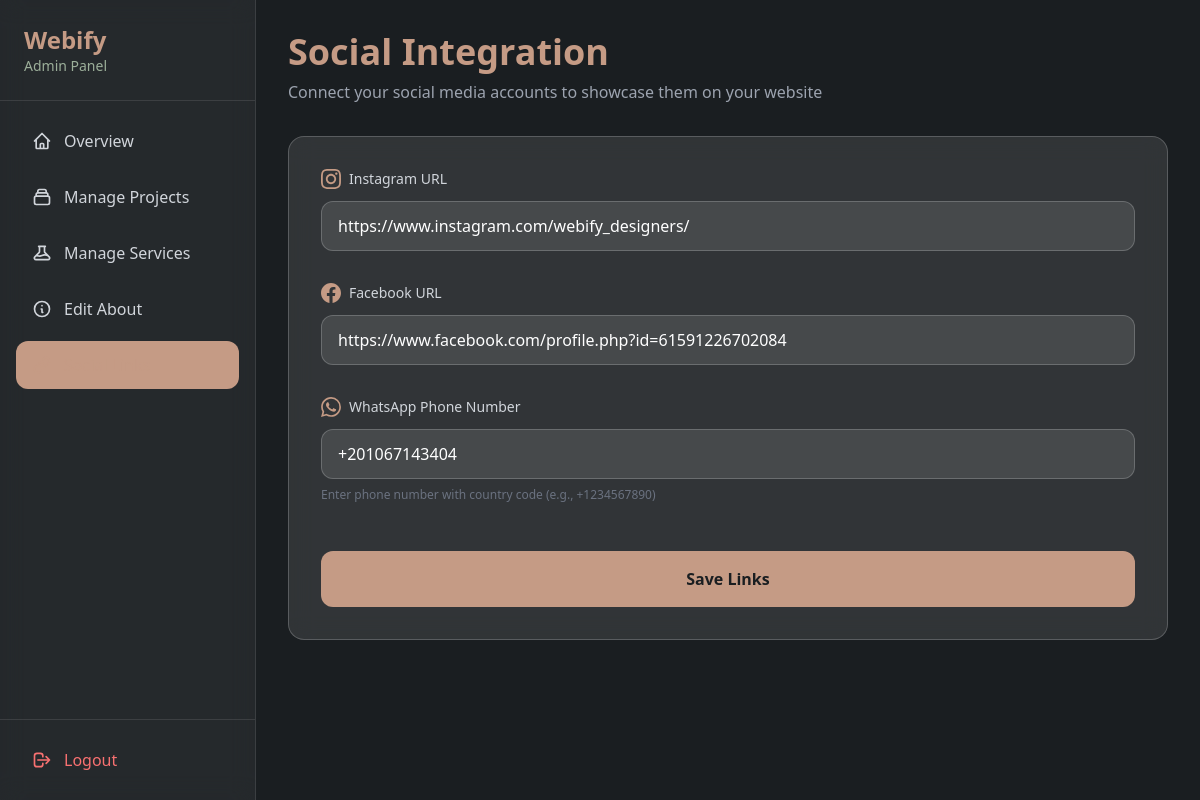
The app's page /admin/social-links (signed in) with its own data.
### app/models.py (models this page shows, shortened)
class SocialLinks(db.Model):
    id = db.Column(db.Integer, primary_key=True)
    instagram_url = db.Column(db.String(200), nullable=True)
    facebook_url = db.Column(db.String(200), nullable=True)
    whatsapp_number = db.Column(db.String(50), nullable=True)
    date_updated = db.Column(db.DateTime, default=datetime.utcnow, onupdate=datetime.utcnow)

### app/routes.py (the view, shortened to what this page needs)
@bp.route('/admin/social-links', methods=['GET', 'POST'])
@login_required
def admin_social_links():
    social_links = SocialLinks.query.first()
    return render_template('admin/social_links_form.html', social_links=social_links)

### app/__init__.py (called while the page is built)
def create_app():
    app = Flask(__name__)
    app.config['SECRET_KEY'] = 'fejhdhdcx9954'
    app.config['SQLALCHEMY_DATABASE_URI'] = 'sqlite:///website_webify.db'
    app.config['SQLALCHEMY_TRACK_MODIFICATIONS'] = False
    db.init_app(app)
    login_manager.init_app(app)
    login_manager.login_view = 'main.admin_login'
    from app.models import User, Project, AboutContent, Service, SocialLinks
    with app.app_context():
        db.create_all()
        import os
        print(">>> DB PATH:", os.path.abspath(app.config['SQLALCHEMY_DATABASE_URI'].replace('sqlite:///', '')))
        from sqlalchemy import inspect
        print(">>> TABLES:", inspect(db.engine).get_table_names())
    @login_manager.user_loader
    def load_user(user_id):
        return User.query.get(int(user_id))
    from app.routes import bp
    app.register_blueprint(bp)
    return app

### app/templates/admin/social_links_form.html (shortened to what this page needs)
<!DOCTYPE html>
<html lang="en">
<head>
    <script src="https://cdn.tailwindcss.com"></script>
</head>
<body class="min-h-screen bg-[var(--color-charcoal-black)]">
    <div class="flex">
        <aside class="w-64 min-h-screen bg-white bg-opacity-5 backdrop-blur-md border-r border-white border-opacity-10 fixed left-0 top-0">
            <div class="p-6 border-b border-white border-opacity-10">
                <h1 class="text-2xl font-bold text-[var(--color-rose-gold)]">Webify</h1>
                <p class="text-sm text-[var(--color-sage-green)]">Admin Panel</p>
            </div>
            <nav class="p-4 space-y-2">
                <a href="{{ url_for('main.admin_dashboard') }}" class="flex items-center px-4 py-3 rounded-xl text-gray-300 hover:bg-white hover:bg-opacity-10 transition-all">
                    <svg class="w-5 h-5 mr-3" fill="none" stroke="currentColor" viewBox="0 0 24 24">
                        <path stroke-linecap="round" stroke-linejoin="round" stroke-width="2" d="M3 12l2-2m0 0l7-7 7 7M5 10v10a1 1 0 001 1h3m10-11l2 2m-2-2v10a1 1 0 01-1 1h-3m-6 0a1 1 0 001-1v-4a1 1 0 011-1h2a1 1 0 011 1v4a1 1 0 001 1m-6 0h6"></path>
                    </svg>
                    Overview
                </a>
                <a href="{{ url_for('main.admin_projects') }}" class="flex items-center px-4 py-3 rounded-xl text-gray-300 hover:bg-white hover:bg-opacity-10 transition-all">
                    <svg class="w-5 h-5 mr-3" fill="none" stroke="currentColor" viewBox="0 0 24 24">
                        <path stroke-linecap="round" stroke-linejoin="round" stroke-width="2" d="M19 11H5m14 0a2 2 0 012 2v6a2 2 0 01-2 2H5a2 2 0 01-2-2v-6a2 2 0 012-2m14 0V9a2 2 0 00-2-2M5 11V9a2 2 0 012-2m0 0V5a2 2 0 012-2h6a2 2 0 012 2v2M7 7h10"></path>
                    </svg>
                    Manage Projects
                </a>
                <a href="{{ url_for('main.admin_services') }}" class="flex items-center px-4 py-3 rounded-xl text-gray-300 hover:bg-white hover:bg-opacity-10 transition-all">
                    Manage Services
                </a>
                <a href="{{ url_for('main.admin_about') }}" class="flex items-center px-4 py-3 rounded-xl text-gray-300 hover:bg-white hover:bg-opacity-10 transition-all">
                    <svg class="w-5 h-5 mr-3" fill="none" stroke="currentColor" viewBox="0 0 24 24">
                        <path stroke-linecap="round" stroke-linejoin="round" stroke-width="2" d="M13 16h-1v-4h-1m1-4h.01M21 12a9 9 0 11-18 0 9 9 0 0118 0z"></path>
                    </svg>
                    Edit About
                </a>
                <a href="{{ url_for('main.admin_social_links') }}" class="flex items-center px-4 py-3 rounded-xl bg-[var(--color-rose-gold)] bg-opacity-20 text-[var(--color-rose-gold)] transition-all">
                    <svg class="w-5 h-5 mr-3" fill="none" stroke="currentColor" viewBox="0 0 24 24">
                        <path stroke-linecap="round" stroke-linejoin="round" stroke-width="2" d="M13.828 10.172a4 4 0 00-5.656 0l-4 4a4 4 0 105.656 5.656l1.102-1.101m-.758-4.899a4 4 0 005.656 0l4-4a4 4 0 00-5.656-5.656l-1.1 1.1"></path>
                    </svg>
                </a>
            </nav>
            <div class="absolute bottom-0 left-0 right-0 p-4 border-t border-white border-opacity-10">
                <a href="{{ url_for('main.admin_logout') }}" class="flex items-center px-4 py-3 rounded-xl text-red-400 hover:bg-red-500 hover:bg-opacity-20 transition-all">
                    <svg class="w-5 h-5 mr-3" fill="none" stroke="currentColor" viewBox="0 0 24 24">
                        <path stroke-linecap="round" stroke-linejoin="round" stroke-width="2" d="M17 16l4-4m0 0l-4-4m4 4H7m6 4v1a3 3 0 01-3 3H6a3 3 0 01-3-3V7a3 3 0 013-3h4a3 3 0 013 3v1"></path>
                    </svg>
                    Logout
                </a>
            </div>
        </aside>
        <main class="flex-1 ml-64 p-8">
            <div class="mb-8">
                <h1 class="text-4xl font-bold text-[var(--color-rose-gold)] mb-2">Social Integration</h1>
                <p class="text-gray-400">Connect your social media accounts to showcase them on your website</p>
            </div>
            <div class="bg-white bg-opacity-10 backdrop-blur-md rounded-2xl p-8 border border-white border-opacity-20">
                <form method="POST" class="space-y-8">
                    <div>
                        <label for="instagram_url" class="block text-sm font-medium text-gray-300 mb-3 flex items-center">
                            Instagram URL
                        </label>
                        <input
                            type="url"
                            id="instagram_url"
                            name="instagram_url"
                            value="{% if social_links and social_links.instagram_url %}{{ social_links.instagram_url }}{% endif %}"
                            class="w-full px-4 py-3 bg-white bg-opacity-10 border border-white border-opacity-20 rounded-xl text-white placeholder-gray-400 focus:outline-none focus:border-[var(--color-rose-gold)] focus:ring-2 focus:ring-[var(--color-rose-gold)] focus:ring-opacity-50 transition-all"
                            placeholder="https://instagram.com/yourusername"
                        >
                    </div>
                    <div>
                        <label for="facebook_url" class="block text-sm font-medium text-gray-300 mb-3 flex items-center">
                            Facebook URL
                        </label>
                        <input
                            type="url"
                            id="facebook_url"
                            name="facebook_url"
                            value="{% if social_links and social_links.facebook_url %}{{ social_links.facebook_url }}{% endif %}"
                            class="w-full px-4 py-3 bg-white bg-opacity-10 border border-white border-opacity-20 rounded-xl text-white placeholder-gray-400 focus:outline-none focus:border-[var(--color-rose-gold)] focus:ring-2 focus:ring-[var(--color-rose-gold)] focus:ring-opacity-50 transition-all"
                            placeholder="https://facebook.com/yourpage"
                        >
                    </div>
                    <div>
                        <label for="whatsapp_number" class="block text-sm font-medium text-gray-300 mb-3 flex items-center">
                            WhatsApp Phone Number
                        </label>
                        <input
                            type="text"
                            id="whatsapp_number"
                            name="whatsapp_number"
                            value="{% if social_links and social_links.whatsapp_number %}{{ social_links.whatsapp_number }}{% endif %}"
                            class="w-full px-4 py-3 bg-white bg-opacity-10 border border-white border-opacity-20 rounded-xl text-white placeholder-gray-400 focus:outline-none focus:border-[var(--color-rose-gold)] focus:ring-2 focus:ring-[var(--color-rose-gold)] focus:ring-opacity-50 transition-all"
                            placeholder="+1234567890"
                        >
                        <p class="mt-2 text-xs text-gray-500">Enter phone number with country code (e.g., +1234567890)</p>
                    </div>
                    <div class="pt-4">
                        <button
                            type="submit"
                            class="w-full py-4 bg-[var(--color-rose-gold)] text-[var(--color-charcoal-black)] font-bold rounded-xl hover:bg-opacity-90 transition-all transform hover:scale-105 focus:outline-none focus:ring-2 focus:ring-[var(--color-rose-gold)] focus:ring-opacity-50"
                        >
                            Save Links
                        </button>
                    </div>
                </form>
            </div>
        </main>
    </div>
</body>
</html>

### app/templates/admin/social_links_form.html (style rules this page uses)
:root { --color-rose-gold: #C59B85; --color-sage-green: #9CAF9A; --color-dusty-mauve: #B1A2B9; --color-slate-blue: #8A9BA8; --color-charcoal-black: #1A1E21; }
body { background-color: var(--color-charcoal-black); }

### records on screen
SocialLinks: instagram_url "https://www.instagram.com/webify_designers/", facebook_url "https://www.facebook.com/profile.php?id=61591226702084", whatsapp_number "+201067143404"
